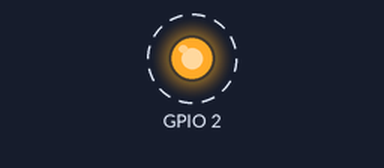
This program was run on a simulated ESP32. Shown: output pins drawn as LEDs (lit = HIGH). Dashed ring = blinking.

Above: at 0.5 s.
Timing chart, 0 to 4.6 s (numbered marks = the images above):
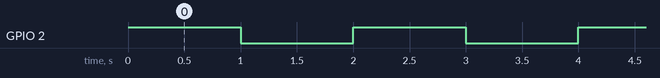

Measured:
- by itself, GPIO 2: alternates HIGH for 1.0 s and LOW for 1.0 s

The program:

main.cpp
```cpp
#define LOG_LEVEL_LOCAL ESP_LOG_VERBOSE
#include "esp_log.h"
#define LOG_TAG "BLINK"
#include "freertos/FreeRTOS.h"
#include "freertos/task.h"
#include "driver/gpio.h"


extern "C" void app_main(void)
{
    gpio_pad_select_gpio(GPIO_NUM_2);
    ESP_ERROR_CHECK(gpio_set_direction(GPIO_NUM_2,GPIO_MODE_OUTPUT));
    while (true)
    {
        ESP_LOGI(LOG_TAG, "LED ON");
        ESP_ERROR_CHECK(gpio_set_level(GPIO_NUM_2,1));
        vTaskDelay(1000 / portTICK_PERIOD_MS);
        ESP_LOGI(LOG_TAG, "LED OFF");
        ESP_ERROR_CHECK(gpio_set_level(GPIO_NUM_2,0));
        vTaskDelay(1000 / portTICK_PERIOD_MS);
    }

}
```
